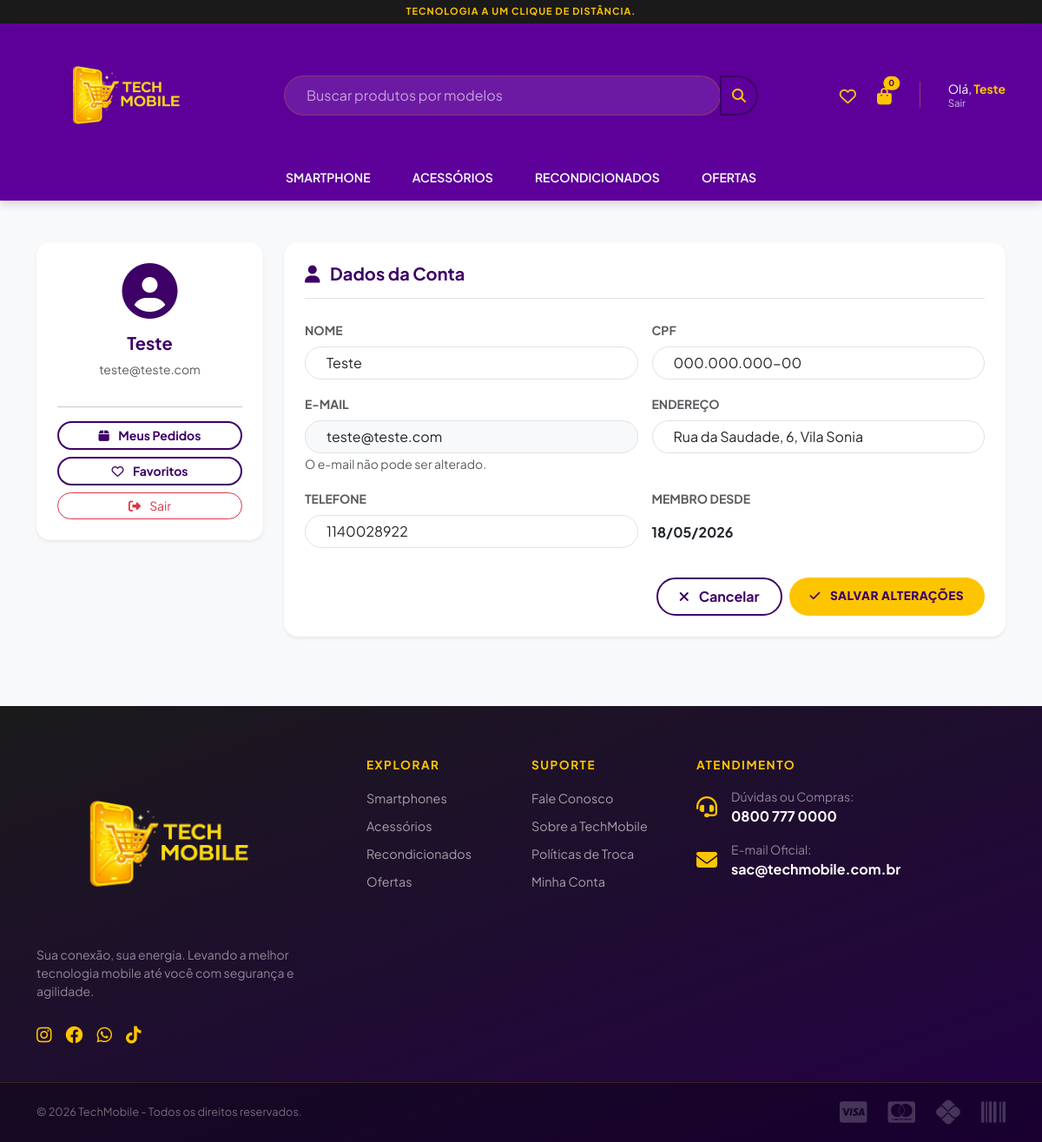
The app's page /web-php/public/minha_conta.php (signed in) with its own data.
### tables this page shows
CREATE TABLE `clientes` (
  `id_cliente` int NOT NULL AUTO_INCREMENT,
  `nome` varchar(120) NOT NULL,
  `email` varchar(120) NOT NULL,
  `senha_hash` varchar(255) NOT NULL,
  `cpf` varchar(14) DEFAULT NULL,
  `telefone` varchar(30) DEFAULT NULL,
  `endereco` text,
  `data_cadastro` datetime DEFAULT CURRENT_TIMESTAMP,
  `ativo` tinyint(1) NOT NULL,
  PRIMARY KEY (`id_cliente`),
  UNIQUE KEY `email` (`email`)
);

### web-php/public/minha_conta.php (the view, shortened to what this page needs)
<?php
require_once __DIR__ . '/../../config/database.php';
$stmt = $pdo->prepare("SELECT * FROM clientes WHERE id_cliente = ?");
$stmt->execute([$_SESSION['cliente_id']]);
$cliente = $stmt->fetch(PDO::FETCH_ASSOC);
?>
<!DOCTYPE html>
<html lang="pt-br">
<head>
    <link href="https://cdn.jsdelivr.net/npm/bootstrap@5.3.0/dist/css/bootstrap.min.css" rel="stylesheet">
    <link rel="stylesheet" href="https://cdnjs.cloudflare.com/ajax/libs/font-awesome/6.4.0/css/all.min.css">
    <link rel="stylesheet" href="assets/css/style.css">
</head>
<body class="bg-light">
    <?php include __DIR__ . '/../../app/views/header.php'; ?>
    <main class="container my-5">
        <div class="row g-4">
            <div class="col-md-3">
                <div class="card border-0 shadow-sm rounded-4 p-4 text-center">
                    <i class="fa-solid fa-circle-user fa-4x text-techmobile mb-3"></i>
                    <h5 class="fw-bold text-techmobile"><?php echo $cliente['nome']; ?></h5>
                    <p class="text-muted small mb-3"><?php echo $cliente['email']; ?></p>
                    <hr class="opacity-25">
                    <div class="d-grid gap-2">
                        <a href="meus_pedidos.php" class="btn btn-outline-techmobile btn-sm">
                            <i class="fa-solid fa-box me-2"></i> Meus Pedidos
                        </a>
                        <a href="favoritos.php" class="btn btn-outline-techmobile btn-sm">
                            <i class="fa-regular fa-heart me-2"></i> Favoritos
                        </a>
                        <a href="limpar.php" class="btn btn-outline-danger btn-sm rounded-pill">
                            <i class="fa-solid fa-right-from-bracket me-2"></i> Sair
                        </a>
                    </div>
                </div>
            </div>
            <div class="col-md-9">
                <div class="card border-0 shadow-sm rounded-4 p-4">
                    <h5 class="fw-bold text-techmobile border-bottom pb-3 mb-4">
                        <i class="fa-solid fa-user me-2"></i> Dados da Conta
                    </h5>
                    <form method="POST">
                        <div class="row g-3">
                            <div class="col-md-6">
                                <label class="form-label fw-bold small text-uppercase text-muted">Nome</label>
                                <input type="text" name="nome" class="form-control rounded-pill px-4"
                                    value="<?php echo htmlspecialchars($cliente['nome']); ?>" required>
                            </div>
                            <div class="col-md-6">
                                <label class="form-label fw-bold small text-uppercase text-muted">CPF</label>
                                <input type="text" name="cpf" class="form-control rounded-pill px-4"
                                    value="<?php echo htmlspecialchars($cliente['cpf'] ?? ''); ?>">
                            </div>
                            <div class="col-md-6">
                                <label class="form-label fw-bold small text-uppercase text-muted">E-mail</label>
                                <input type="email" class="form-control rounded-pill px-4 bg-light"
                                    value="<?php echo htmlspecialchars($cliente['email']); ?>" disabled>
                                <small class="text-muted">O e-mail não pode ser alterado.</small>
                            </div>
                            <div class="col-md-6">
                                <label class="form-label fw-bold small text-uppercase text-muted">Endereço</label>
                                <input type="text" name="endereco" class="form-control rounded-pill px-4"
                                    value="<?php echo htmlspecialchars($cliente['endereco'] ?? ''); ?>">
                            </div>
                            <div class="col-md-6">
                                <label class="form-label fw-bold small text-uppercase text-muted">Telefone</label>
                                <input type="text" name="telefone" class="form-control rounded-pill px-4"
                                    value="<?php echo htmlspecialchars($cliente['telefone'] ?? ''); ?>">
                            </div>
                            <div class="col-md-6">
                                <label class="form-label fw-bold small text-uppercase text-muted">Membro desde</label>
                                <p class="fw-bold pt-2">
                                    <?php echo date('d/m/Y', strtotime($cliente['criado_em'] ?? 'now')); ?>
                                </p>
                            </div>
                        </div>
                        <div class="d-flex justify-content-end gap-2 mt-4">
                            <a href="minha_conta.php" class="btn btn-outline-techmobile px-4 py-2">
                                <i class="fa-solid fa-xmark me-2"></i> Cancelar
                            </a>
                            <button type="submit" class="btn btn-techmobile px-4 py-2">
                                <i class="fa-solid fa-check me-2"></i> Salvar Alterações
                            </button>
                        </div>
                    </form>
                </div>
            </div>
        </div>
    </main>
    <?php include __DIR__ . '/../../app/views/footer.php'; ?>
</body>
</html>

### web-php/public/assets/css/style.css (style rules this page uses)
:root { --techmobile-dark: #3D0066; --techmobile-primary: #5C0099; --techmobile-secondary: #FDC500; --techmobile-light: #FFD500; --techmobile-bg-light: #ffffff; --techmobile-gray-text: #4b5563; --plus-jakarta: 'Plus Jakarta Sans', sans-serif; }
body { font-family: var(--plus-jakarta); background-color: var(--techmobile-bg-light); color: #111827; }
.text-techmobile { color: var(--techmobile-dark) !important; }
.btn-techmobile, .btn-add { background-color: var(--techmobile-secondary) !important; color: var(--techmobile-dark) !important; border: none; border-radius: 50px; font-weight: 800; transition: all 0.3s ease; letter-spacing: 0.5px; text-transform: uppercase; font-size: 0.85rem; }
.btn-outline-techmobile { border: 2px solid var(--techmobile-dark) !important; color: var(--techmobile-dark) !important; background: transparent; border-radius: 50px; font-weight: 700; transition: all 0.3s ease; }

### records on screen
clientes: nome "Teste", email "teste@teste.com", cpf "000.000.000-00", endereco "Rua da Saudade, 6, Vila Sonia", telefone "1140028922"

### other values on screen
count($_SESSION['carrinho'] ?? []) "0"
explode(' ', $_SESSION['cliente_nome'])[0] "Teste"
date('d/m/Y', strtotime($cliente['criado_em'] ?? 'now')) "18/05/2026"
